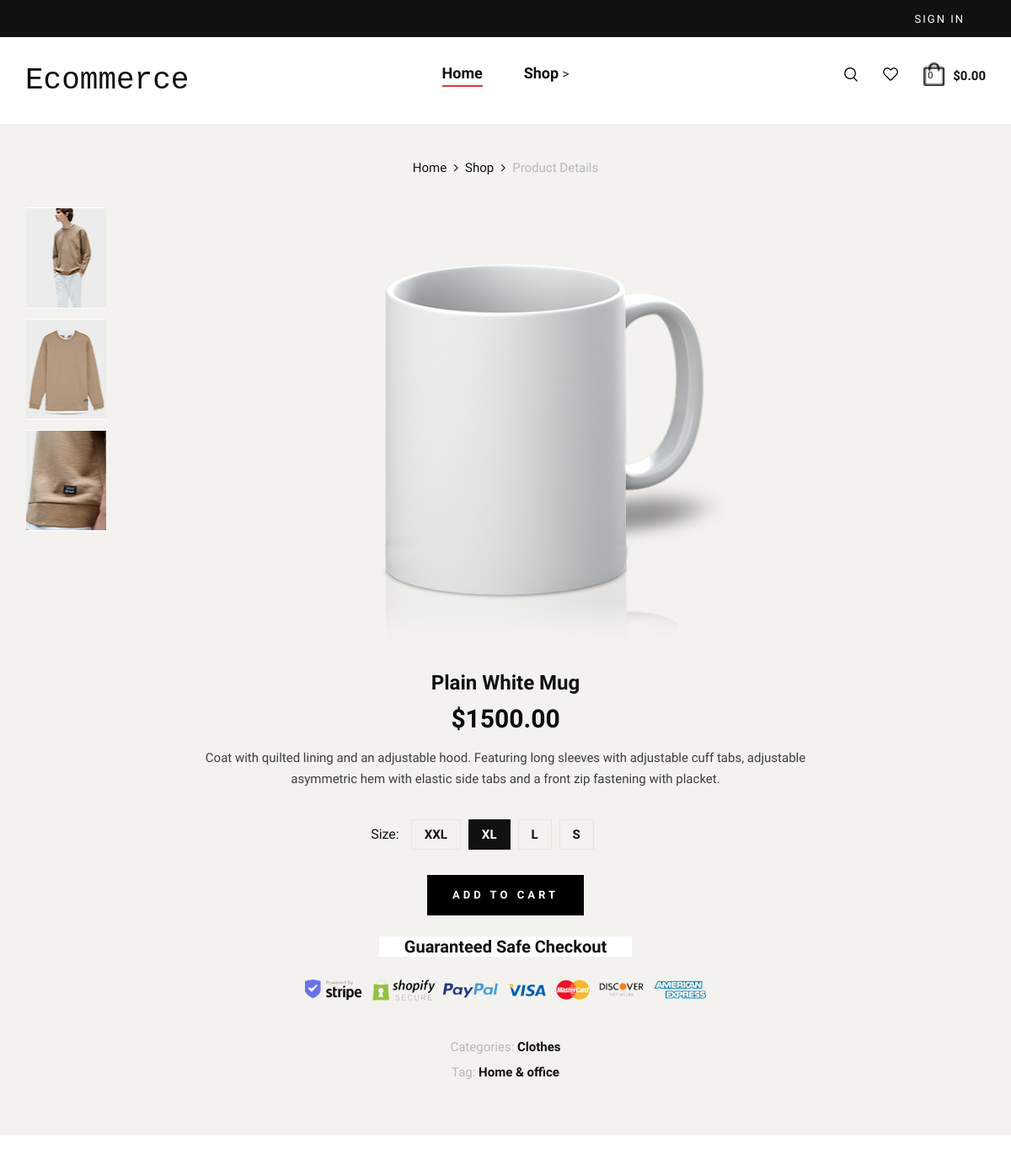
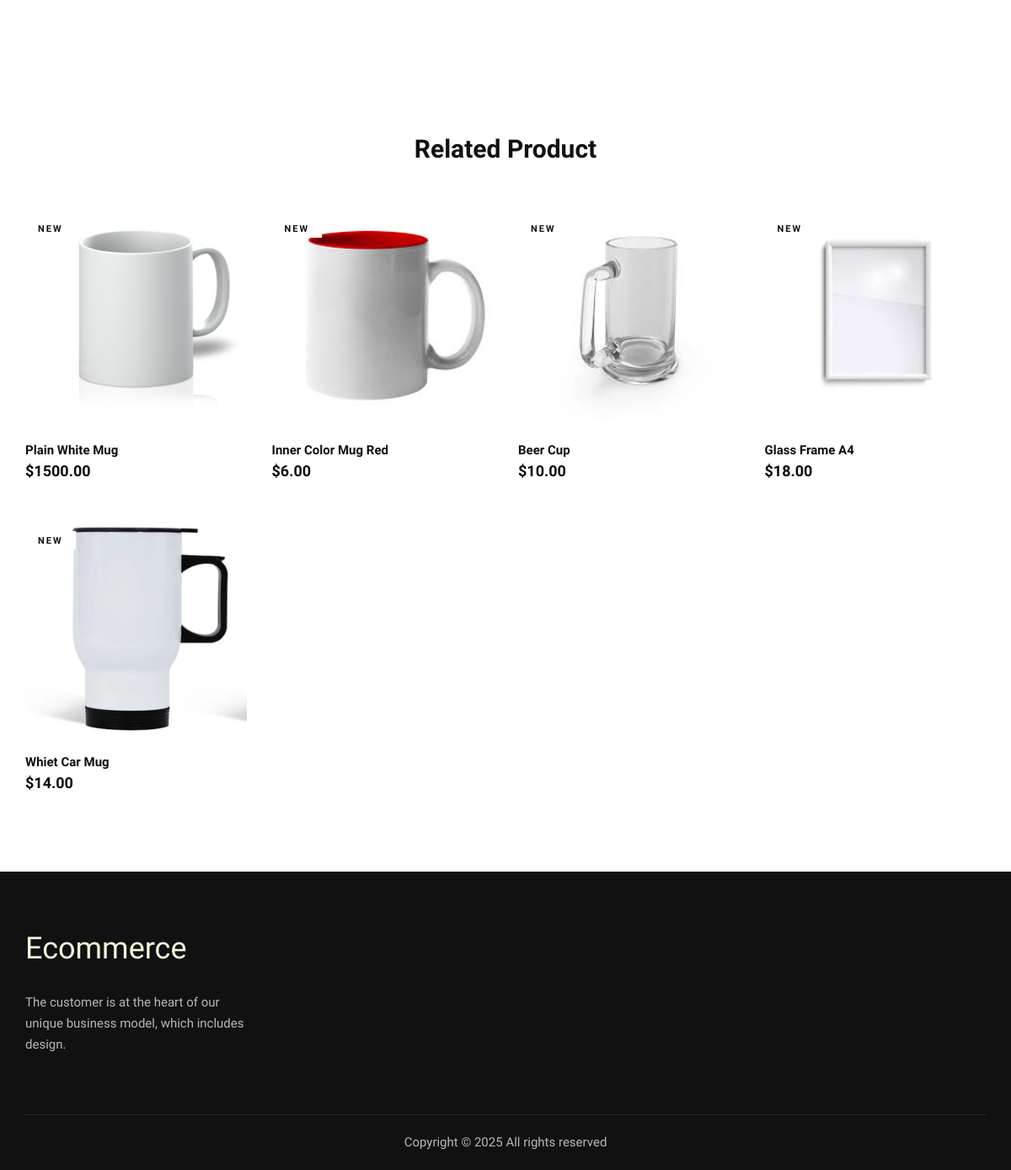
Screenshot of /product/2/ with the database file from the repository (2 pictures, top to bottom).
### products/models.py (models this page shows, shortened)
class Product(models.Model):
    name = models.CharField(max_length=255)
    description = models.TextField(null=True)
    price = models.DecimalField(max_digits=10, decimal_places=2)
    category = models.ForeignKey(Category, on_delete=models.CASCADE)
    customizable = models.BooleanField(default=True)
    image = models.ImageField(upload_to='images/')
    customizable_image = models.ImageField(upload_to='images/', null=True)
    stock = models.PositiveBigIntegerField()

class Category(models.Model):
    name = models.CharField(max_length=100)
    def __str__(self):
        return self.name

### products/views.py (the view)
# urls.py: path('product/<int:id>/', views.product_detail, name='product'),
def product_detail(request, id):
    product = Product.objects.get(id=id)
    category = Product.objects.filter(category=product.category)
    return render(request, 'shop-details.html', context={'product': product, 'categories': category})

### products/templates/shop-details.html (shortened to what this page needs)
{% extends 'base/base.html' %}
{% load static %}
{% block base %}
    <section class="shop-details">
        <div class="product__details__pic">
            <div class="container">
                <div class="row">
                    <div class="col-lg-12">
                        <div class="product__details__breadcrumb">
                            <a href="{% url 'index' %}">Home</a>
                            <a href="{% url 'shop' %}">Shop</a>
                            <span>Product Details</span>
                        </div>
                    </div>
                </div>
                <div class="row">
                    <div class="col-lg-3 col-md-3">
                        <ul class="nav nav-tabs" role="tablist">
                            <li class="nav-item">
                                <a class="nav-link active" data-toggle="tab" href="#tabs-1" role="tab">
                                    <div class="product__thumb__pic set-bg" data-setbg="{% static 'img/shop-details/thumb-1.png' %}>
                                    </div>
                                </a>
                            </li>
                            <li class="nav-item">
                                <a class="nav-link" data-toggle="tab" href="#tabs-2" role="tab">
                                    <div class="product__thumb__pic set-bg" data-setbg="img/shop-details/thumb-2.png">
                                    </div>
                                </a>
                            </li>
                            <li class="nav-item">
                                <a class="nav-link" data-toggle="tab" href="#tabs-3" role="tab">
                                    <div class="product__thumb__pic set-bg" data-setbg="img/shop-details/thumb-3.png">
                                    </div>
                                </a>
                            </li>
                            <li class="nav-item">
                                <a class="nav-link" data-toggle="tab" href="#tabs-4" role="tab">
                                    <div class="product__thumb__pic set-bg" data-setbg="img/shop-details/thumb-4.png">
                                    </div>
                                </a>
                            </li>
                        </ul>
                    </div>
                    <div class="col-lg-6 col-md-9">
                        <div class="tab-content">
                            <div class="tab-pane active" id="tabs-1" role="tabpanel">
                                <div class="product__details__pic__item">
                                    <img src="{{ product.image.url }}" alt="">
                                </div>
                        </div>
                    </div>
                </div>
            </div>
        </div>
        <div class="product__details__content">
            <div class="container">
                <div class="row d-flex justify-content-center">
                    <div class="col-lg-8">
                        <div class="product__details__text">
                            <h4>{{ product.name }}</h4>
                            <h3>${{  product.price }}</h3>
                            <p>Coat with quilted lining and an adjustable hood. Featuring long sleeves with adjustable
                                cuff tabs, adjustable asymmetric hem with elastic side tabs and a front zip fastening
                            with placket.</p>
                            <div class="product__details__option">
                                <div class="product__details__option__size">
                                    <span>Size:</span>
                                    <label for="xxl">xxl
                                    </label>
                                    <label class="active" for="xl">xl
                                    </label>
                                    <label for="l">l
                                    </label>
                                    <label for="sm">s
                                    </label>
                                </div>
                            </div>
                            <div class="product__details__cart__option">
                                <a href="#" id="add-cart" class="primary-btn">add to cart</a>
                            </div>
                            <div class="product__details__last__option">
                                <h5><span>Guaranteed Safe Checkout</span></h5>
                                <img src="img/shop-details/details-payment.png" alt="">
                                <ul>
                                    <li><span>Categories:</span> Clothes</li>
                                    <li><span>Tag:</span> {{ product.category }}</li>
                                </ul>
                            </div>
                        </div>
                    </div>
                </div>
            </div>
        </div>
    </section>
    <section class="related spad">
        <div class="container">
            <div class="row">
                <div class="col-lg-12">
                    <h3 class="related-title">Related Product</h3>
                </div>
            </div>
            <div class="row">
                {% for category in categories %}
                <div class="col-lg-3 col-md-6 col-sm-6 col-md-6 col-sm-6 mix new-arrivals">
                    <a href="{% url 'product'  category.id  %}">
                    <div class="product__item">
                        <div class="product__item__pic set-bg" data-setbg="{{ category.image.url }}">
                            <span class="label">New</span>
                        </div>
                        <div class="product__item__text">
                            <h6>{{ category.name }}</h6>
                            <h5>${{ category.price }}</h5>
                        </div>
                    </div>
                </a>
            </div>
            {% endfor %}
        </div>
    </section>
{% endblock base %}

### rows the page displays
Product: image (picture), name "Plain White Mug", price "1500.00", category "Home & office", shows a picture
Product: shows a picture, name "Inner Color Mug Red", price "6.00"
Product: shows a picture, name "Beer Cup", price "10.00"
Product: shows a picture, name "Glass Frame A4", price "18.00"
Product: shows a picture, name "Whiet Car Mug", price "14.00"
